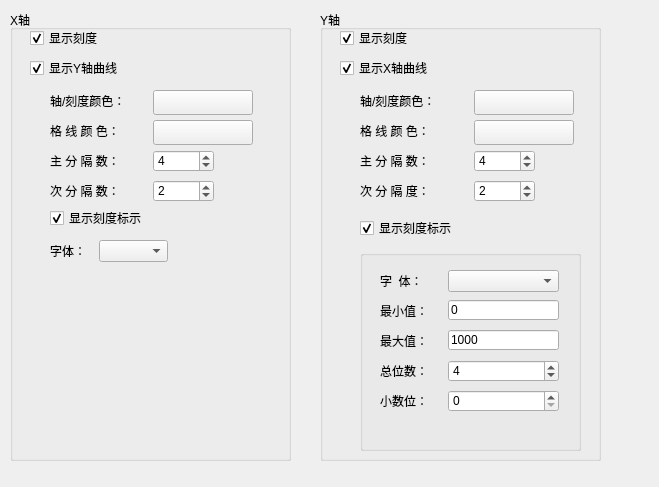
<?xml version="1.0" encoding="UTF-8"?>
<ui version="4.0">
 <class>QTrendChartXYDlg</class>
 <widget class="QWidget" name="QTrendChartXYDlg">
  <property name="geometry">
   <rect>
    <x>0</x>
    <y>0</y>
    <width>659</width>
    <height>487</height>
   </rect>
  </property>
  <property name="windowTitle">
   <string>Form</string>
  </property>
  <widget class="QGroupBox" name="groupBox">
   <property name="geometry">
    <rect>
     <x>10</x>
     <y>10</y>
     <width>281</width>
     <height>451</height>
    </rect>
   </property>
   <property name="title">
    <string>X轴</string>
   </property>
   <widget class="QCheckBox" name="X_Show_Ticks">
    <property name="geometry">
     <rect>
      <x>20</x>
      <y>20</y>
      <width>251</width>
      <height>16</height>
     </rect>
    </property>
    <property name="focusPolicy">
     <enum>Qt::NoFocus</enum>
    </property>
    <property name="text">
     <string>显示刻度</string>
    </property>
    <property name="checked">
     <bool>true</bool>
    </property>
   </widget>
   <widget class="QCheckBox" name="X_Show_Y_Axis">
    <property name="geometry">
     <rect>
      <x>20</x>
      <y>50</y>
      <width>251</width>
      <height>16</height>
     </rect>
    </property>
    <property name="focusPolicy">
     <enum>Qt::NoFocus</enum>
    </property>
    <property name="text">
     <string>显示Y轴曲线</string>
    </property>
    <property name="checked">
     <bool>true</bool>
    </property>
   </widget>
   <widget class="QLabel" name="label">
    <property name="geometry">
     <rect>
      <x>40</x>
      <y>80</y>
      <width>111</width>
      <height>21</height>
     </rect>
    </property>
    <property name="text">
     <string>轴/刻度颜色：</string>
    </property>
   </widget>
   <widget class="QPushButton" name="X_Axis_Color">
    <property name="geometry">
     <rect>
      <x>143</x>
      <y>80</y>
      <width>100</width>
      <height>25</height>
     </rect>
    </property>
    <property name="focusPolicy">
     <enum>Qt::NoFocus</enum>
    </property>
    <property name="text">
     <string/>
    </property>
   </widget>
   <widget class="QLabel" name="label_2">
    <property name="geometry">
     <rect>
      <x>40</x>
      <y>110</y>
      <width>111</width>
      <height>21</height>
     </rect>
    </property>
    <property name="text">
     <string>格 线 颜 色：</string>
    </property>
   </widget>
   <widget class="QPushButton" name="X_Grid_Color">
    <property name="geometry">
     <rect>
      <x>143</x>
      <y>110</y>
      <width>100</width>
      <height>25</height>
     </rect>
    </property>
    <property name="focusPolicy">
     <enum>Qt::NoFocus</enum>
    </property>
    <property name="text">
     <string/>
    </property>
   </widget>
   <widget class="QLabel" name="label_3">
    <property name="geometry">
     <rect>
      <x>40</x>
      <y>140</y>
      <width>101</width>
      <height>21</height>
     </rect>
    </property>
    <property name="text">
     <string>主 分 隔 数：</string>
    </property>
   </widget>
   <widget class="QLabel" name="label_4">
    <property name="geometry">
     <rect>
      <x>40</x>
      <y>170</y>
      <width>101</width>
      <height>21</height>
     </rect>
    </property>
    <property name="text">
     <string>次 分 隔 数：</string>
    </property>
   </widget>
   <widget class="QSpinBox" name="X_Major">
    <property name="geometry">
     <rect>
      <x>143</x>
      <y>140</y>
      <width>61</width>
      <height>22</height>
     </rect>
    </property>
    <property name="minimum">
     <number>3</number>
    </property>
    <property name="maximum">
     <number>10</number>
    </property>
    <property name="value">
     <number>4</number>
    </property>
   </widget>
   <widget class="QSpinBox" name="X_Sub">
    <property name="geometry">
     <rect>
      <x>143</x>
      <y>170</y>
      <width>61</width>
      <height>22</height>
     </rect>
    </property>
    <property name="minimum">
     <number>1</number>
    </property>
    <property name="maximum">
     <number>3</number>
    </property>
    <property name="value">
     <number>2</number>
    </property>
   </widget>
   <widget class="QCheckBox" name="X_If_Show_Marks">
    <property name="geometry">
     <rect>
      <x>40</x>
      <y>200</y>
      <width>241</width>
      <height>16</height>
     </rect>
    </property>
    <property name="focusPolicy">
     <enum>Qt::NoFocus</enum>
    </property>
    <property name="text">
     <string>显示刻度标示</string>
    </property>
    <property name="checked">
     <bool>true</bool>
    </property>
   </widget>
   <widget class="QLabel" name="label_5">
    <property name="geometry">
     <rect>
      <x>40</x>
      <y>230</y>
      <width>51</width>
      <height>21</height>
     </rect>
    </property>
    <property name="text">
     <string>字体：</string>
    </property>
   </widget>
   <widget class="QComboBox" name="X_Font_Size">
    <property name="geometry">
     <rect>
      <x>89</x>
      <y>230</y>
      <width>69</width>
      <height>22</height>
     </rect>
    </property>
   </widget>
  </widget>
  <widget class="QGroupBox" name="m_textgroup">
   <property name="geometry">
    <rect>
     <x>320</x>
     <y>10</y>
     <width>281</width>
     <height>451</height>
    </rect>
   </property>
   <property name="title">
    <string>Y轴</string>
   </property>
   <widget class="QCheckBox" name="Y_Show_Ticks">
    <property name="geometry">
     <rect>
      <x>20</x>
      <y>20</y>
      <width>251</width>
      <height>16</height>
     </rect>
    </property>
    <property name="focusPolicy">
     <enum>Qt::NoFocus</enum>
    </property>
    <property name="text">
     <string>显示刻度</string>
    </property>
    <property name="checked">
     <bool>true</bool>
    </property>
   </widget>
   <widget class="QCheckBox" name="Y_Show_X_Axis">
    <property name="geometry">
     <rect>
      <x>20</x>
      <y>50</y>
      <width>261</width>
      <height>16</height>
     </rect>
    </property>
    <property name="focusPolicy">
     <enum>Qt::NoFocus</enum>
    </property>
    <property name="text">
     <string>显示X轴曲线</string>
    </property>
    <property name="checked">
     <bool>true</bool>
    </property>
   </widget>
   <widget class="QLabel" name="label_6">
    <property name="geometry">
     <rect>
      <x>40</x>
      <y>80</y>
      <width>121</width>
      <height>21</height>
     </rect>
    </property>
    <property name="text">
     <string>轴/刻度颜色：</string>
    </property>
   </widget>
   <widget class="QPushButton" name="Y_Axis_Color">
    <property name="geometry">
     <rect>
      <x>154</x>
      <y>80</y>
      <width>100</width>
      <height>25</height>
     </rect>
    </property>
    <property name="focusPolicy">
     <enum>Qt::NoFocus</enum>
    </property>
    <property name="text">
     <string/>
    </property>
   </widget>
   <widget class="QLabel" name="label_7">
    <property name="geometry">
     <rect>
      <x>40</x>
      <y>110</y>
      <width>121</width>
      <height>21</height>
     </rect>
    </property>
    <property name="text">
     <string>格 线 颜 色：</string>
    </property>
   </widget>
   <widget class="QPushButton" name="Y_Grid_Color">
    <property name="geometry">
     <rect>
      <x>154</x>
      <y>110</y>
      <width>100</width>
      <height>25</height>
     </rect>
    </property>
    <property name="focusPolicy">
     <enum>Qt::NoFocus</enum>
    </property>
    <property name="text">
     <string/>
    </property>
   </widget>
   <widget class="QLabel" name="label_8">
    <property name="geometry">
     <rect>
      <x>40</x>
      <y>140</y>
      <width>81</width>
      <height>21</height>
     </rect>
    </property>
    <property name="text">
     <string>主 分 隔 数：</string>
    </property>
   </widget>
   <widget class="QLabel" name="label_9">
    <property name="geometry">
     <rect>
      <x>40</x>
      <y>170</y>
      <width>121</width>
      <height>21</height>
     </rect>
    </property>
    <property name="text">
     <string>次 分 隔 度：</string>
    </property>
   </widget>
   <widget class="QSpinBox" name="Y_Major">
    <property name="geometry">
     <rect>
      <x>154</x>
      <y>140</y>
      <width>61</width>
      <height>22</height>
     </rect>
    </property>
    <property name="minimum">
     <number>3</number>
    </property>
    <property name="maximum">
     <number>10</number>
    </property>
    <property name="value">
     <number>4</number>
    </property>
   </widget>
   <widget class="QSpinBox" name="Y_Sub">
    <property name="geometry">
     <rect>
      <x>154</x>
      <y>170</y>
      <width>61</width>
      <height>22</height>
     </rect>
    </property>
    <property name="minimum">
     <number>1</number>
    </property>
    <property name="maximum">
     <number>3</number>
    </property>
    <property name="value">
     <number>2</number>
    </property>
   </widget>
   <widget class="QGroupBox" name="groupBox_3">
    <property name="geometry">
     <rect>
      <x>40</x>
      <y>240</y>
      <width>221</width>
      <height>201</height>
     </rect>
    </property>
    <property name="title">
     <string/>
    </property>
    <widget class="QComboBox" name="Y_Font_Size">
     <property name="geometry">
      <rect>
       <x>88</x>
       <y>20</y>
       <width>111</width>
       <height>22</height>
      </rect>
     </property>
    </widget>
    <widget class="QLabel" name="label_10">
     <property name="geometry">
      <rect>
       <x>20</x>
       <y>20</y>
       <width>71</width>
       <height>21</height>
      </rect>
     </property>
     <property name="text">
      <string>字  体：</string>
     </property>
    </widget>
    <widget class="QLabel" name="label_11">
     <property name="geometry">
      <rect>
       <x>20</x>
       <y>50</y>
       <width>71</width>
       <height>21</height>
      </rect>
     </property>
     <property name="text">
      <string>最小值：</string>
     </property>
    </widget>
    <widget class="QLabel" name="label_12">
     <property name="geometry">
      <rect>
       <x>20</x>
       <y>80</y>
       <width>71</width>
       <height>21</height>
      </rect>
     </property>
     <property name="text">
      <string>最大值：</string>
     </property>
    </widget>
    <widget class="QLabel" name="label_13">
     <property name="geometry">
      <rect>
       <x>20</x>
       <y>110</y>
       <width>71</width>
       <height>21</height>
      </rect>
     </property>
     <property name="text">
      <string>总位数：</string>
     </property>
    </widget>
    <widget class="QLabel" name="label_14">
     <property name="geometry">
      <rect>
       <x>20</x>
       <y>140</y>
       <width>71</width>
       <height>21</height>
      </rect>
     </property>
     <property name="text">
      <string>小数位：</string>
     </property>
    </widget>
    <widget class="QLineEdit" name="m_y_min">
     <property name="geometry">
      <rect>
       <x>88</x>
       <y>50</y>
       <width>111</width>
       <height>20</height>
      </rect>
     </property>
     <property name="text">
      <string>0</string>
     </property>
    </widget>
    <widget class="QLineEdit" name="m_y_max">
     <property name="geometry">
      <rect>
       <x>88</x>
       <y>80</y>
       <width>111</width>
       <height>20</height>
      </rect>
     </property>
     <property name="text">
      <string>1000</string>
     </property>
    </widget>
    <widget class="QSpinBox" name="m_y_totalnum">
     <property name="geometry">
      <rect>
       <x>88</x>
       <y>110</y>
       <width>111</width>
       <height>22</height>
      </rect>
     </property>
     <property name="maximum">
      <number>10</number>
     </property>
     <property name="singleStep">
      <number>1</number>
     </property>
     <property name="value">
      <number>4</number>
     </property>
    </widget>
    <widget class="QSpinBox" name="m_y_pointnum">
     <property name="geometry">
      <rect>
       <x>88</x>
       <y>140</y>
       <width>111</width>
       <height>22</height>
      </rect>
     </property>
     <property name="maximum">
      <number>2</number>
     </property>
    </widget>
   </widget>
   <widget class="QCheckBox" name="Y_If_Show_Marks">
    <property name="geometry">
     <rect>
      <x>40</x>
      <y>210</y>
      <width>231</width>
      <height>16</height>
     </rect>
    </property>
    <property name="focusPolicy">
     <enum>Qt::NoFocus</enum>
    </property>
    <property name="text">
     <string>显示刻度标示</string>
    </property>
    <property name="checked">
     <bool>true</bool>
    </property>
   </widget>
  </widget>
 </widget>
 <resources/>
 <connections/>
</ui>
